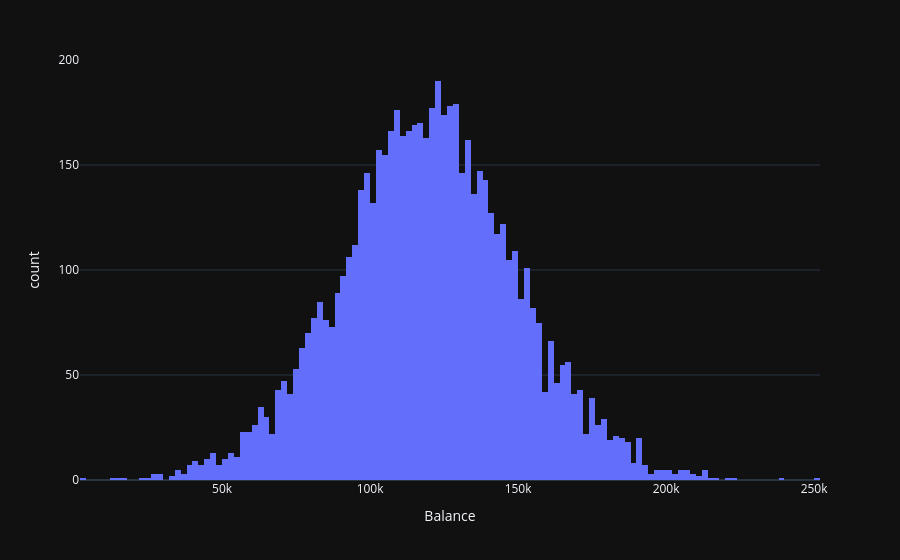

Here is the notebook cell this chart was saved with:
### Markdown cell above
#### 9.2. Постройте график, показывающий распределение баланса пользователей, у которых на счету больше 2 500 долларов. Опишите распределение и сделайте выводы.

### Code cell
mask = churn_data['Balance'] >2500
fig_2 = px.histogram(
    data_frame=churn_data[mask],
    x='Balance'
)
fig_2

### Figure 1 — Plotly figure (JSON) as saved in the notebook; plotly's stock layout.template omitted (floating-point values rounded to 4 significant figures; data arrays with more than 128 entries replaced by an {"elided": "..."} marker saying what was removed)
{"data": [{"bingroup": "x", "hovertemplate": "Balance=%{x}<br>count=%{y}<extra></extra>", "legendgroup": "", "marker": {"color": "#636efa", "pattern": {"shape": ""}}, "name": "", "orientation": "v", "showlegend": false, "x": {"elided": "6383 float values"}, "xaxis": "x", "yaxis": "y", "type": "histogram"}], "layout": {"xaxis": {"anchor": "y", "domain": [0.0, 1.0], "title": {"text": "Balance"}}, "yaxis": {"anchor": "x", "domain": [0.0, 1.0], "title": {"text": "count"}}, "legend": {"tracegroupgap": 0}, "margin": {"t": 60}, "barmode": "relative"}}
